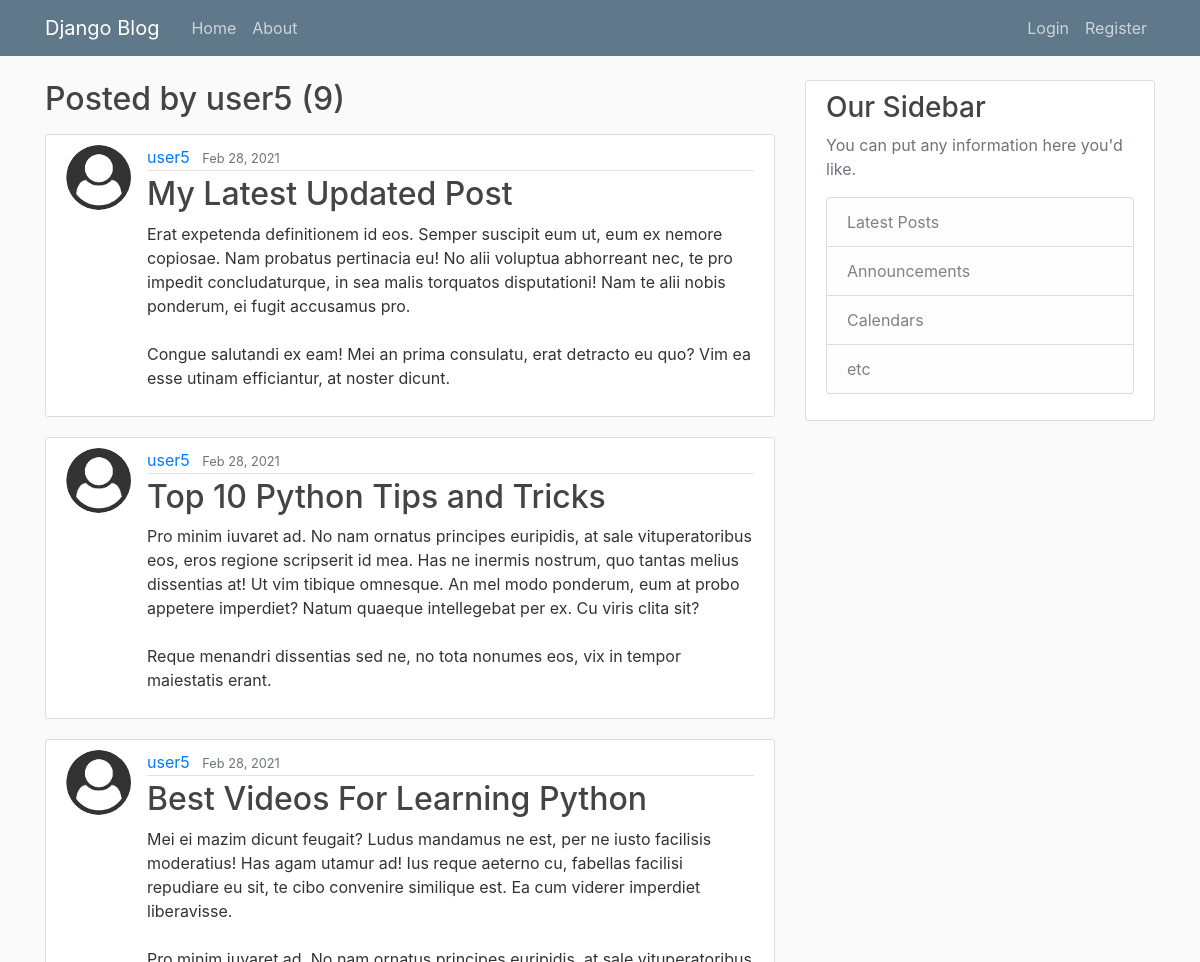
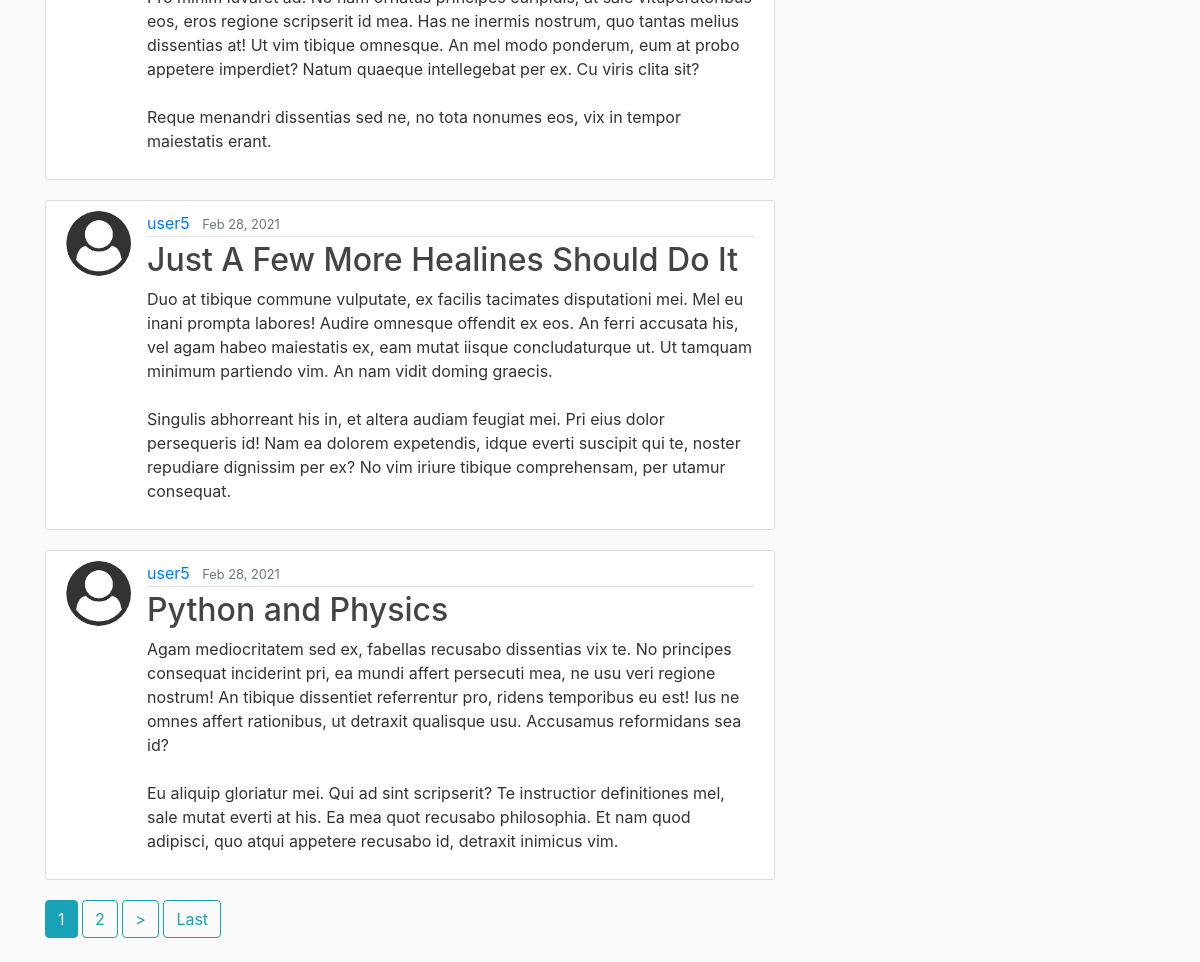
Page /user/user5 on the committed database (2 pictures, top to bottom).
### blog/models.py (models this page shows, shortened)
class Post(models.Model):
	title = models.CharField(max_length = 50)
	content = models.TextField()
	date_posted = models.DateTimeField( default = timezone.now)
	author = models.ForeignKey( User, on_delete = models.CASCADE )

### users/models.py (models this page shows, shortened)
class Profile(models.Model):
	user = models.OneToOneField(User, on_delete = models.CASCADE)
	image = models.ImageField(default = 'default.jpg', upload_to='profile_pics')

### blog/views.py (the view)
# urls.py: path('user/<str:username>', UserPostListView.as_view(), name="user-posts"),
class UserPostListView(ListView):
	model = Post
	template_name = 'blog/user_posts.html'
	context_object_name = 'posts'
	paginate_by = 5
	def get_queryset(self):
		user = get_object_or_404(User, username = self.kwargs.get('username'))
		return Post.objects.filter(author=user).order_by('-date_posted')

### blog/templates/blog/user_posts.html (shortened to what this page needs)
{% extends 'blog/base.html' %}
{% block content %}
	<h2 class="mb-3"> Posted by {{ view.kwargs.username }} ({{ page_obj.paginator.count }}) </h2>
	{% for post in posts %}
		<article class="media content-section">
		<img class="rounded-circle article-img" src="{{ post.author.profile.image.url }}">
		  <div class="media-body">
		    <div class="article-metadata">
		      <a class="mr-2" href="{% url 'user-posts' post.author.username %}">{{ post.author }}</a>
		      <small class="text-muted">{{ post.date_posted| date:"M j, Y" }}</small>
		    </div>
		    <h2><a class="article-title" href="{% url 'post-detail' post.id %}">{{ post.title }}</a></h2>
		    <p class="article-content">{{ post.content }}</p>
		  </div>
		</article>
	{% endfor %}
	{% if is_paginated %}
		{% for num in page_obj.paginator.page_range %}
			{% if page_obj.number == num %}
				<a class="btn btn-info mb-4" href="?page={{ num }}">{{ num }}</a>
			{% elif num > page_obj.number|add:'-3' and num < page_obj.number|add:'3' %}
				<a class="btn btn-outline-info mb-4" href="?page={{ num }}">{{ num }}</a>
			{% endif %}
		{% endfor %}
		{% if page_obj.has_next %}
			<a class="btn btn-outline-info mb-4" href="?page={{ page_obj.next_page_number }}">></a>
			<a class="btn btn-outline-info mb-4" href="?page={{ page_obj.paginator.num_pages }}">Last</a>
		{% endif %}
	{% endif %}
{% endblock content %}

### blog/static/blog/main.css (style rules this page uses)
body { background: #fafafa; color: #333333; margin-top: 5rem; }
h1, h2, h3, h4, h5, h6 { color: #444444; }
.content-section { background: #ffffff; padding: 10px 20px; border: 1px solid #dddddd; border-radius: 3px; margin-bottom: 20px; }
.article-title { color: #444444; }
.article-content { white-space: pre-line; }
.article-img { height: 65px; width: 65px; margin-right: 16px; }
.article-metadata { padding-bottom: 1px; margin-bottom: 4px; border-bottom: 1px solid #e3e3e3 }

### rows in the picture
Post: author.profile.image (placeholder picture), author "user5", date_posted "Feb 28, 2021", title "My Latest Updated Post", content "Erat expetenda definitionem id eos. Semper suscipit eum ut, eum ex nemore copiosae. Nam probatus pertinacia eu! No alii voluptua abhorreant nec, te pro impedit concludaturque, in sea malis torquatos disputationi! Nam te alii nobis ponderum, ei fugit accusamus pro. Congue salutandi ex eam! Mei an prima consulatu, erat detracto eu quo? Vim ea esse utinam efficiantur, at noster dicunt."
Post: author.profile.image (placeholder picture), author "user5", date_posted "Feb 28, 2021", title "Top 10 Python Tips and Tricks", content "Pro minim iuvaret ad. No nam ornatus principes euripidis, at sale vituperatoribus eos, eros regione scripserit id mea. Has ne inermis nostrum, quo tantas melius dissentias at! Ut vim tibique omnesque. An mel modo ponderum, eum at probo appetere imperdiet? Natum quaeque intellegebat per ex. Cu viris clita sit? Reque menandri dissentias sed ne, no tota nonumes eos, vix in tempor maiestatis erant."
Post: author.profile.image (placeholder picture), author "user5", date_posted "Feb 28, 2021", title "Best Videos For Learning Python", content "Mei ei mazim dicunt feugait? Ludus mandamus ne est, per ne iusto facilisis moderatius! Has agam utamur ad! Ius reque aeterno cu, fabellas facilisi repudiare eu sit, te cibo convenire similique est. Ea cum viderer imperdiet liberavisse. Pro minim iuvaret ad. No nam ornatus principes euripidis, at sale vituperatoribus eos, eros regione scripserit id mea. Has ne inermis nostrum, quo tantas melius dissentias at! Ut vim tibique omnesque. An mel modo ponderum, eum at probo appetere imperdiet? Natum quaeque intellegebat per ex. Cu viris clita sit? Reque menandri dissentias sed ne, no tota nonumes eos, vix in tempor maiestatis erant."
Post: author.profile.image (placeholder picture), author "user5", date_posted "Feb 28, 2021", title "Just A Few More Healines Should Do It", content "Duo at tibique commune vulputate, ex facilis tacimates disputationi mei. Mel eu inani prompta labores! Audire omnesque offendit ex eos. An ferri accusata his, vel agam habeo maiestatis ex, eam mutat iisque concludaturque ut. Ut tamquam minimum partiendo vim. An nam vidit doming graecis. Singulis abhorreant his in, et altera audiam feugiat mei. Pri eius dolor persequeris id! Nam ea dolorem expetendis, idque everti suscipit qui te, noster repudiare dignissim per ex? No vim iriure tibique comprehensam, per utamur consequat."
Post: author.profile.image (placeholder picture), author "user5", date_posted "Feb 28, 2021", title "Python and Physics", content "Agam mediocritatem sed ex, fabellas recusabo dissentias vix te. No principes consequat inciderint pri, ea mundi affert persecuti mea, ne usu veri regione nostrum! An tibique dissentiet referrentur pro, ridens temporibus eu est! Ius ne omnes affert rationibus, ut detraxit qualisque usu. Accusamus reformidans sea id? Eu aliquip gloriatur mei. Qui ad sint scripserit? Te instructior definitiones mel, sale mutat everti at his. Ea mea quot recusabo philosophia. Et nam quod adipisci, quo atqui appetere recusabo id, detraxit inimicus vim."

### other values in the picture
{{ view.kwargs.username }} "user5"
{{ page_obj.paginator.count }} "9"
{{ num }} "1"
{{ num }} "2"
